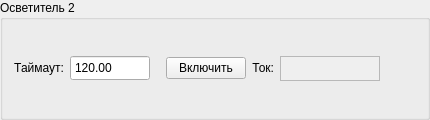
           <widget class="QGroupBox" name="Light_2">
            <property name="minimumSize">
             <size>
              <width>430</width>
              <height>120</height>
             </size>
            </property>
            <property name="maximumSize">
             <size>
              <width>430</width>
              <height>120</height>
             </size>
            </property>
            <property name="title">
             <string>Осветитель 2</string>
            </property>
            <layout class="QHBoxLayout" name="horizontalLayout_3">
             <item>
              <widget class="QLabel" name="label_23">
               <property name="maximumSize">
                <size>
                 <width>16777215</width>
                 <height>50</height>
                </size>
               </property>
               <property name="text">
                <string>Таймаут:</string>
               </property>
               <property name="alignment">
                <set>Qt::AlignRight|Qt::AlignTrailing|Qt::AlignVCenter</set>
               </property>
              </widget>
             </item>
             <item>
              <widget class="QDoubleSpinBox" name="l2_timeout">
               <property name="minimumSize">
                <size>
                 <width>80</width>
                 <height>26</height>
                </size>
               </property>
               <property name="maximumSize">
                <size>
                 <width>80</width>
                 <height>26</height>
                </size>
               </property>
               <property name="buttonSymbols">
                <enum>QAbstractSpinBox::NoButtons</enum>
               </property>
               <property name="maximum">
                <double>1800.000000000000000</double>
               </property>
               <property name="value">
                <double>120.000000000000000</double>
               </property>
              </widget>
             </item>
             <item>
              <spacer name="horizontalSpacer_5">
               <property name="orientation">
                <enum>Qt::Horizontal</enum>
               </property>
               <property name="sizeType">
                <enum>QSizePolicy::Minimum</enum>
               </property>
               <property name="sizeHint" stdset="0">
                <size>
                 <width>10</width>
                 <height>20</height>
                </size>
               </property>
              </spacer>
             </item>
             <item>
              <widget class="QPushButton" name="l2_start">
               <property name="text">
                <string>Включить</string>
               </property>
              </widget>
             </item>
             <item>
              <widget class="QLabel" name="label_7">
               <property name="maximumSize">
                <size>
                 <width>16777215</width>
                 <height>50</height>
                </size>
               </property>
               <property name="text">
                <string>Ток:</string>
               </property>
               <property name="alignment">
                <set>Qt::AlignRight|Qt::AlignTrailing|Qt::AlignVCenter</set>
               </property>
              </widget>
             </item>
             <item>
              <widget class="QPlainTextEdit" name="l2_current">
               <property name="enabled">
                <bool>false</bool>
               </property>
               <property name="minimumSize">
                <size>
                 <width>100</width>
                 <height>25</height>
                </size>
               </property>
               <property name="maximumSize">
                <size>
                 <width>100</width>
                 <height>25</height>
                </size>
               </property>
               <property name="verticalScrollBarPolicy">
                <enum>Qt::ScrollBarAlwaysOff</enum>
               </property>
               <property name="horizontalScrollBarPolicy">
                <enum>Qt::ScrollBarAlwaysOff</enum>
               </property>
              </widget>
             </item>
             <item>
              <spacer name="horizontalSpacer_13">
               <property name="orientation">
                <enum>Qt::Horizontal</enum>
               </property>
               <property name="sizeHint" stdset="0">
                <size>
                 <width>40</width>
                 <height>20</height>
                </size>
               </property>
              </spacer>
             </item>
            </layout>
           </widget>
